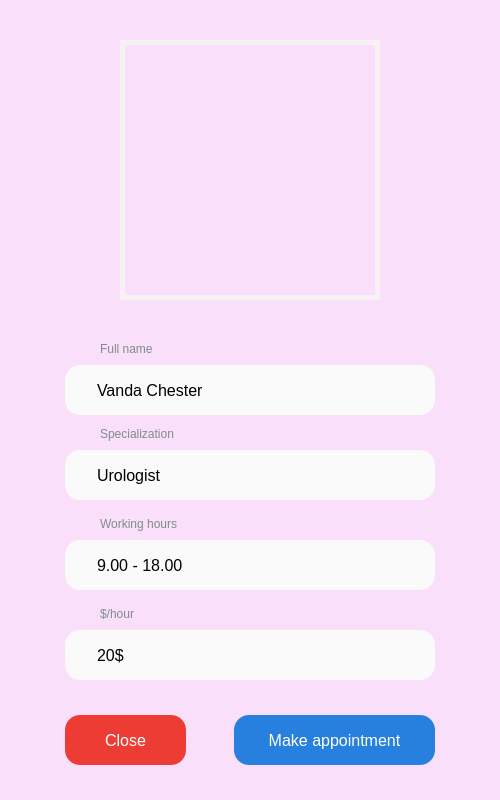
<?xml version="1.0" encoding="UTF-8"?>
<ui version="4.0">
 <class>MainWindow</class>
 <widget class="QMainWindow" name="MainWindow">
  <property name="enabled">
   <bool>true</bool>
  </property>
  <property name="geometry">
   <rect>
    <x>0</x>
    <y>0</y>
    <width>500</width>
    <height>800</height>
   </rect>
  </property>
  <property name="windowTitle">
   <string>MainWindow</string>
  </property>
  <property name="styleSheet">
   <string notr="true">background-color: #F9DFF9;</string>
  </property>
  <widget class="QWidget" name="centralwidget">
   <widget class="QLabel" name="label_1">
    <property name="geometry">
     <rect>
      <x>120</x>
      <y>40</y>
      <width>260</width>
      <height>260</height>
     </rect>
    </property>
    <property name="styleSheet">
     <string notr="true">border: 5px solid #f7f2f2</string>
    </property>
    <property name="text">
     <string/>
    </property>
    <property name="pixmap">
     <pixmap>profile.png</pixmap>
    </property>
   </widget>
   <widget class="QLineEdit" name="lineEdit_1">
    <property name="geometry">
     <rect>
      <x>65</x>
      <y>365</y>
      <width>370</width>
      <height>50</height>
     </rect>
    </property>
    <property name="styleSheet">
     <string notr="true">padding: 15px 30px;
font-size: 16px;
border-radius: 15px;
background: #FAFAFA;
border: none;</string>
    </property>
    <property name="text">
     <string>Vanda Chester</string>
    </property>
    <property name="readOnly">
     <bool>true</bool>
    </property>
   </widget>
   <widget class="QLabel" name="label_2">
    <property name="geometry">
     <rect>
      <x>100</x>
      <y>340</y>
      <width>101</width>
      <height>17</height>
     </rect>
    </property>
    <property name="styleSheet">
     <string notr="true">color:#7f8c8d</string>
    </property>
    <property name="text">
     <string>Full name</string>
    </property>
   </widget>
   <widget class="QLabel" name="label_3">
    <property name="geometry">
     <rect>
      <x>100</x>
      <y>425</y>
      <width>101</width>
      <height>17</height>
     </rect>
    </property>
    <property name="styleSheet">
     <string notr="true">color:#7f8c8d</string>
    </property>
    <property name="text">
     <string>Specialization</string>
    </property>
   </widget>
   <widget class="QLineEdit" name="lineEdit_2">
    <property name="geometry">
     <rect>
      <x>65</x>
      <y>450</y>
      <width>370</width>
      <height>50</height>
     </rect>
    </property>
    <property name="styleSheet">
     <string notr="true">padding: 15px 30px;
font-size: 16px;
border-radius: 15px;
background: #FAFAFA;
border: none;</string>
    </property>
    <property name="text">
     <string>Urologist</string>
    </property>
    <property name="readOnly">
     <bool>true</bool>
    </property>
   </widget>
   <widget class="QLabel" name="label_4">
    <property name="geometry">
     <rect>
      <x>100</x>
      <y>515</y>
      <width>101</width>
      <height>17</height>
     </rect>
    </property>
    <property name="styleSheet">
     <string notr="true">color:#7f8c8d</string>
    </property>
    <property name="text">
     <string>Working hours</string>
    </property>
   </widget>
   <widget class="QLineEdit" name="lineEdit_3">
    <property name="geometry">
     <rect>
      <x>65</x>
      <y>540</y>
      <width>370</width>
      <height>50</height>
     </rect>
    </property>
    <property name="styleSheet">
     <string notr="true">padding: 15px 30px;
font-size: 16px;
border-radius: 15px;
background: #FAFAFA;
border: none;</string>
    </property>
    <property name="text">
     <string>9.00 - 18.00</string>
    </property>
    <property name="readOnly">
     <bool>true</bool>
    </property>
   </widget>
   <widget class="QLabel" name="label_5">
    <property name="geometry">
     <rect>
      <x>100</x>
      <y>605</y>
      <width>101</width>
      <height>17</height>
     </rect>
    </property>
    <property name="styleSheet">
     <string notr="true">color:#7f8c8d</string>
    </property>
    <property name="text">
     <string>$/hour</string>
    </property>
   </widget>
   <widget class="QLineEdit" name="lineEdit_4">
    <property name="geometry">
     <rect>
      <x>65</x>
      <y>630</y>
      <width>370</width>
      <height>50</height>
     </rect>
    </property>
    <property name="styleSheet">
     <string notr="true">padding: 15px 30px;
font-size: 16px;
border-radius: 15px;
background: #FAFAFA;
border: none;</string>
    </property>
    <property name="text">
     <string>20$</string>
    </property>
    <property name="readOnly">
     <bool>true</bool>
    </property>
   </widget>
   <widget class="QPushButton" name="pushButton_2">
    <property name="geometry">
     <rect>
      <x>234</x>
      <y>715</y>
      <width>201</width>
      <height>50</height>
     </rect>
    </property>
    <property name="styleSheet">
     <string notr="true">QPushButton {
  padding: 15px 30px;
  font-size: 16px;
  border-radius: 15px;
  background: #2780DD;
  border: none;
  text-align: center;
  color: #fff;
}

QPushButton:pressed {
  background: #2B5DAA;
}</string>
    </property>
    <property name="text">
     <string>Make appointment</string>
    </property>
   </widget>
   <widget class="QPushButton" name="pushButton_1">
    <property name="geometry">
     <rect>
      <x>65</x>
      <y>715</y>
      <width>121</width>
      <height>50</height>
     </rect>
    </property>
    <property name="styleSheet">
     <string notr="true">QPushButton {
  padding: 15px 30px;
  font-size: 16px;
  border-radius: 15px;
  background: #ED3C34;
  border: none;
  text-align: center;
  color: #fff;
}

QPushButton:pressed {
  background: #AA2823;
}</string>
    </property>
    <property name="text">
     <string>Close</string>
    </property>
   </widget>
  </widget>
 </widget>
 <resources/>
 <connections/>
</ui>
